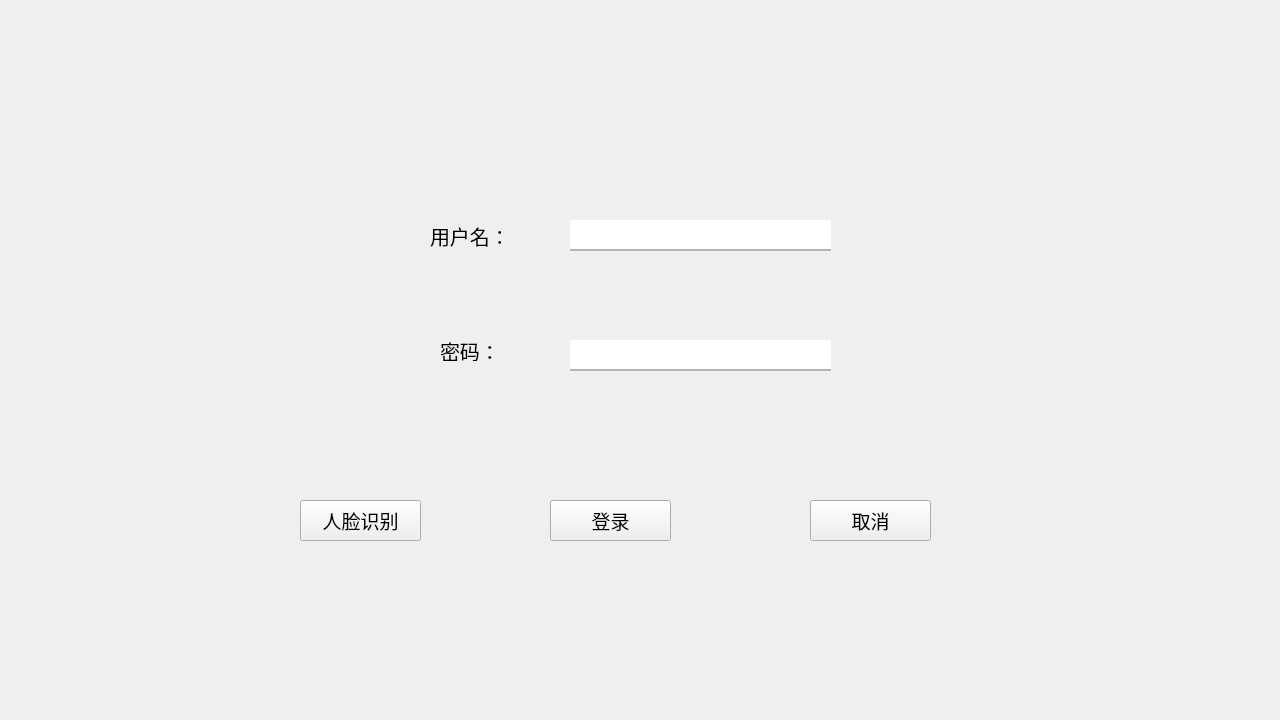
<?xml version="1.0" encoding="UTF-8"?>
<ui version="4.0">
 <class>Login</class>
 <widget class="QWidget" name="Login">
  <property name="geometry">
   <rect>
    <x>0</x>
    <y>0</y>
    <width>1280</width>
    <height>720</height>
   </rect>
  </property>
  <property name="windowTitle">
   <string>基于ChatGPT的幼儿园信息管理系统</string>
  </property>
  <property name="styleSheet">
   <string notr="true">QLineEdit{
	border:0px; margin:10px;
     margin-left:50px;
     margin-right:50px;
     border-bottom: 2px solid #B3B3B3;
     font-family: &quot;Microsoft Yahei&quot;;
     font-size:    20px;
     font-wight: blod;
}

QLineEdit:Focus{
    border-bottom: 3px soild  #E680BD
}</string>
  </property>
  <widget class="QLabel" name="label">
   <property name="geometry">
    <rect>
     <x>430</x>
     <y>220</y>
     <width>71</width>
     <height>31</height>
    </rect>
   </property>
   <property name="font">
    <font>
     <family>微软雅黑 Light</family>
     <pointsize>15</pointsize>
     <bold>false</bold>
    </font>
   </property>
   <property name="text">
    <string>用户名：</string>
   </property>
  </widget>
  <widget class="QLabel" name="label_2">
   <property name="geometry">
    <rect>
     <x>440</x>
     <y>340</y>
     <width>61</width>
     <height>21</height>
    </rect>
   </property>
   <property name="font">
    <font>
     <family>微软雅黑 Light</family>
     <pointsize>15</pointsize>
     <bold>false</bold>
    </font>
   </property>
   <property name="text">
    <string>密码：</string>
   </property>
  </widget>
  <widget class="QLineEdit" name="lineEdit">
   <property name="geometry">
    <rect>
     <x>520</x>
     <y>210</y>
     <width>361</width>
     <height>51</height>
    </rect>
   </property>
  </widget>
  <widget class="QLineEdit" name="lineEdit_2">
   <property name="geometry">
    <rect>
     <x>520</x>
     <y>330</y>
     <width>361</width>
     <height>51</height>
    </rect>
   </property>
  </widget>
  <widget class="QPushButton" name="pushButton">
   <property name="geometry">
    <rect>
     <x>300</x>
     <y>500</y>
     <width>121</width>
     <height>41</height>
    </rect>
   </property>
   <property name="font">
    <font>
     <pointsize>14</pointsize>
     <bold>false</bold>
    </font>
   </property>
   <property name="text">
    <string>人脸识别</string>
   </property>
  </widget>
  <widget class="QPushButton" name="pushButton_2">
   <property name="geometry">
    <rect>
     <x>550</x>
     <y>500</y>
     <width>121</width>
     <height>41</height>
    </rect>
   </property>
   <property name="font">
    <font>
     <pointsize>14</pointsize>
     <bold>false</bold>
    </font>
   </property>
   <property name="text">
    <string>登录</string>
   </property>
  </widget>
  <widget class="QPushButton" name="pushButton_3">
   <property name="geometry">
    <rect>
     <x>810</x>
     <y>500</y>
     <width>121</width>
     <height>41</height>
    </rect>
   </property>
   <property name="font">
    <font>
     <pointsize>14</pointsize>
     <bold>false</bold>
    </font>
   </property>
   <property name="text">
    <string>取消</string>
   </property>
  </widget>
 </widget>
 <resources/>
 <connections/>
</ui>
